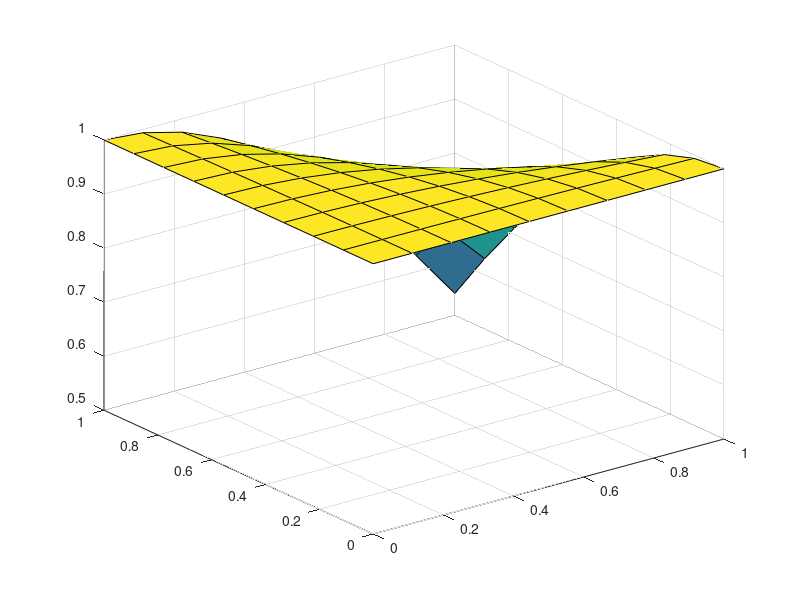

This figure's MATLAB source:
%risanje ploskve (x, y , cos(x*y)) na intervalu [0,1]^2

[x2d, y2d] = ndgrid(linspace(0, 1, 10), linspace(0, 1, 10));

fun = @(x, y) cos(x.*y);

z2d = fun(x2d, y2d);

surf(x2d, y2d, z2d)